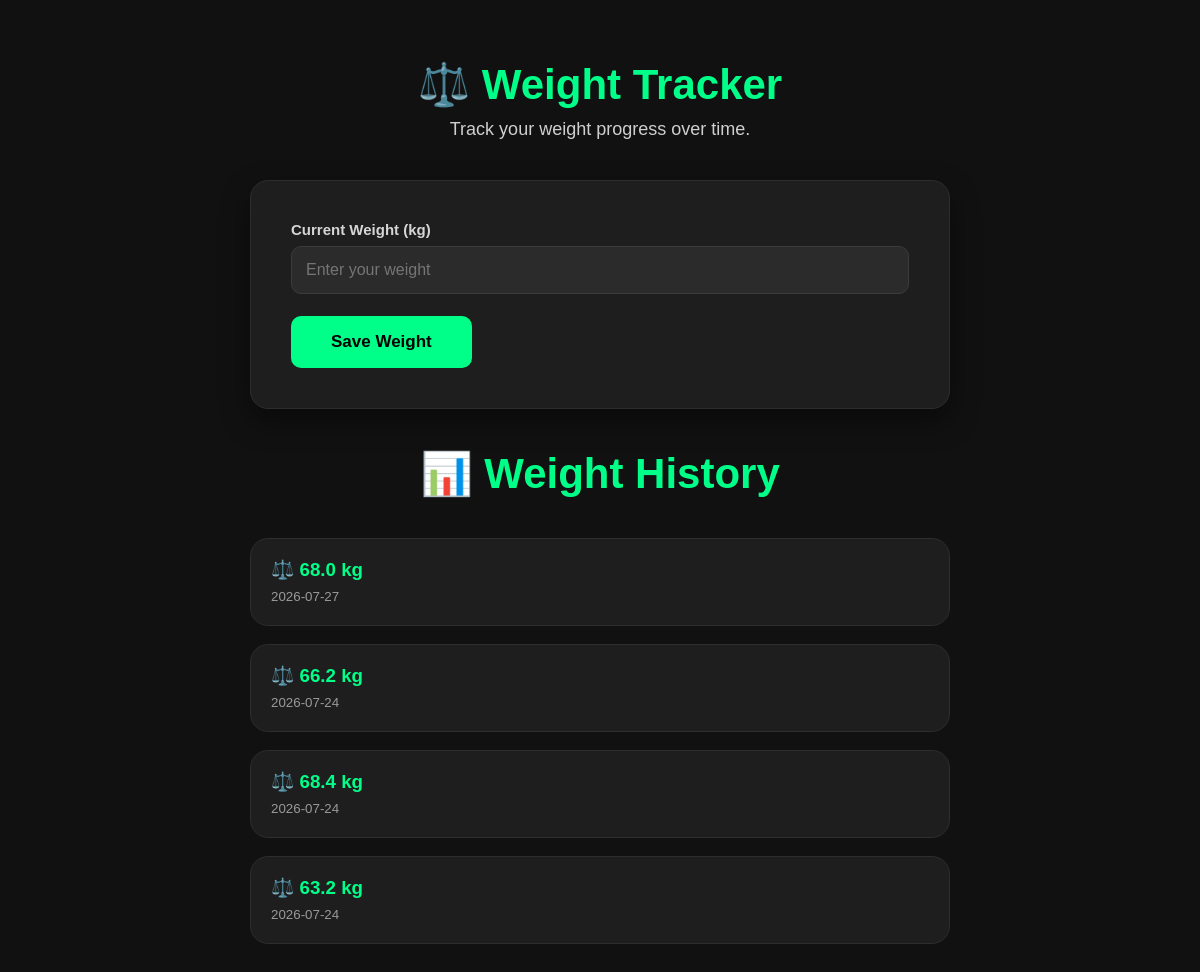
The app's page /weight_tracker with its own data.
### tables this page shows
CREATE TABLE weight_logs (
    id INTEGER PRIMARY KEY AUTOINCREMENT,
    user_id INTEGER NOT NULL,
    weight REAL NOT NULL,
    log_date TEXT NOT NULL,
    FOREIGN KEY (user_id) REFERENCES users(id)
);

### app.py (the view, shortened to what this page needs)
@app.route("/weight_tracker", methods=["GET", "POST"])
def weight_tracker():
    conn = sqlite3.connect("fitness.db")
    cursor = conn.cursor()
    cursor.execute("""
    SELECT weight, log_date
    FROM weight_logs
    WHERE user_id = ?
    ORDER BY log_date DESC
    """, (1,))
    weights = cursor.fetchall()
    conn.close()
    return render_template(
        "weight_tracker.html",
        weights=weights
    )

### templates/weight_tracker.html
{% extends "base.html" %}
{% block content %}
<div class="container">
    <div class="heading">
        <h2>⚖️ Weight Tracker</h2>
        <p>Track your weight progress over time.</p>
    </div>
    <div class="profile-card">
        <form method="POST">
            <div class="form-group">
                <label>Current Weight (kg)</label>
                <input
                    type="number"
                    step="0.1"
                    name="weight"
                    placeholder="Enter your weight"
                    required>
            </div>
            <button class="btn" type="submit">
                Save Weight
            </button>
        </form>
    </div>
    <div class="heading" style="margin-top:40px;">
        <h2>📊 Weight History</h2>
    </div>
    {% if weights %}
        {% for weight in weights %}
        <div class="weight-card">
            <div>
                <h3>⚖️ {{ weight[0] }} kg</h3>
                <small>{{ weight[1] }}</small>
            </div>
        </div>
        {% endfor %}
    {% else %}
        <div class="profile-card">
            <h3>No Weight Records</h3>
            <p>Add your first weight entry to start tracking your progress.</p>
        </div>
    {% endif %}
</div>
{% endblock %}

### static/css/style.css (style rules this page uses)
html { scroll-behavior:smooth; }
* { margin:0; padding:0; box-sizing:border-box; font-family:Arial, Helvetica, sans-serif; }
body { background:#111; color:white; }
.heading { text-align:center; margin-bottom:40px; }
.heading h2 { font-size:42px; color:#00ff88; margin-bottom:10px; }
.heading p { color:#cfcfcf; font-size:18px; }
.container { width:90%; max-width:700px; margin:60px auto; }
.profile-card { background:#1e1e1e; padding:40px; border-radius:18px; border:1px solid #2d2d2d; box-shadow:0 12px 30px rgba(0,0,0,.45); transition:.3s; }
.form-group { margin-bottom:22px; }
.form-group label { display:block; margin-bottom:8px; font-size:15px; font-weight:bold; color:#d6d6d6; }
.form-group input, .form-group select { width:100%; padding:14px; background:#2b2b2b; color:white; border:1px solid #3b3b3b; border-radius:10px; font-size:16px; outline:none; transition:0.3s; }
.btn { background:#00ff88; color:black; border:none; padding:16px 40px; border-radius:10px; font-size:17px; font-weight:bold; cursor:pointer; transition:.3s; }
.btn { transition: transform .25s, background .25s, box-shadow .25s; }
.weight-card { display:flex; justify-content:space-between; align-items:center; background:#1e1e1e; border:1px solid #2d2d2d; border-radius:18px; padding:20px; margin-bottom:18px; transition:.3s; }
.weight-card h3 { color:#00ff88; margin-bottom:6px; }
.weight-card small { color:#9a9a9a; }

### records on screen
weight_logs: weight "68.0", log_date "2026-07-27"
weight_logs: weight "66.2", log_date "2026-07-24"
weight_logs: weight "68.4", log_date "2026-07-24"
weight_logs: weight "63.2", log_date "2026-07-24"
